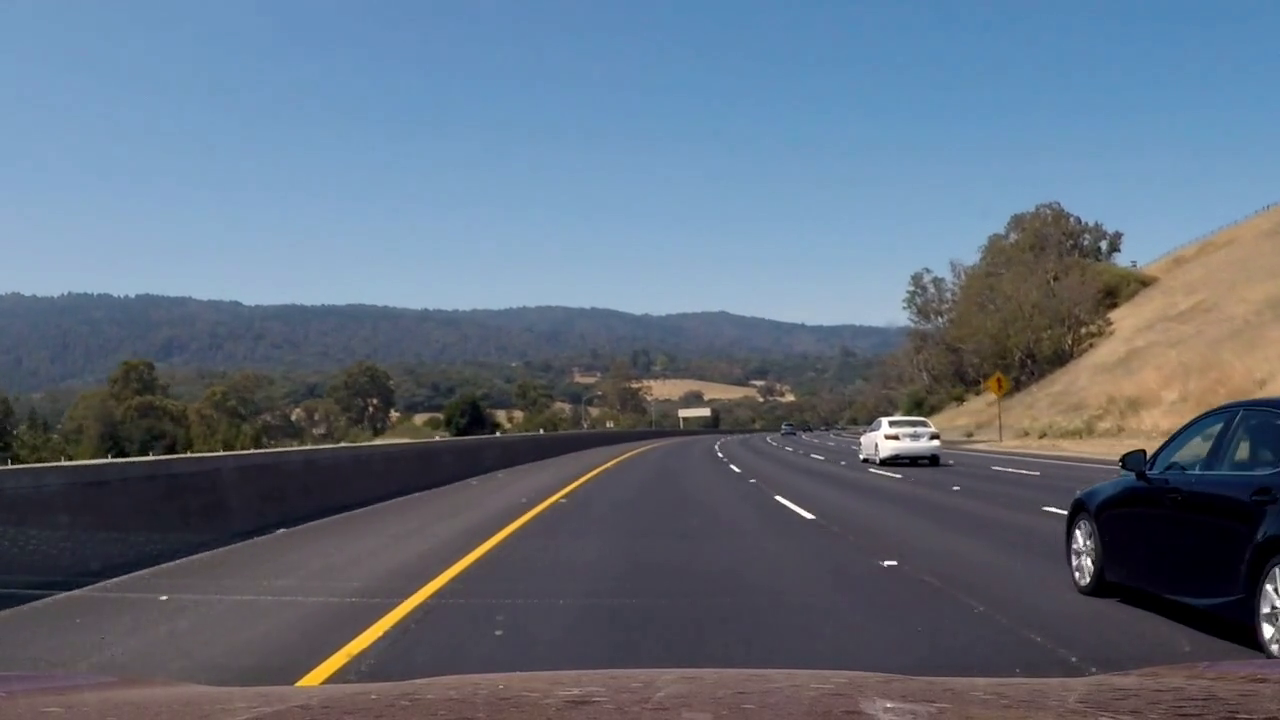
#> input picture test_images/video_images/54.png, 1280 x 720 px
$ python -i binary_image.py   (imports and definitions only)   (older library calls are emulated)
#> lines starting #> are read from the running program, lines starting #| are printed output that depends on the picture; after the words box and inside, x2 and y2 are one past the last pixel; in counts of white or black regions, pixels touching at a corner belong together
#> further down, picture is the input picture: shape (720, 1280, 3); mean B, G, R 125.4, 109.4, 97.1
import cv2
import numpy as np

class BinaryImage:
    ''' build a binary image from input image which is best for lane detecction'''
    def __init__(self, image, kernel=5, grad_thresh=(0, 255),
                 sat_thresh=(0, 255), light_thresh=(0, 255), jet_thresh=200,
                 mag_thresh=(0, 255), dir_thresh=(0, np.pi/2)):
#> called with kernel = 5, grad_thresh = (0, 255), sat_thresh = (0, 255), light_thresh = (0, 255), jet_thresh = 200, mag_thresh = (0, 255), dir_thresh = (0, 1.57)
        image = cv2.bilateralFilter(image, kernel*2, 60, 120)
        self.image = cv2.cvtColor(image, cv2.COLOR_BGR2HLS)
#> self.image: shape (720, 1280, 3); mean of channels 0, 1, 2 95.6, 110.9, 66.5
        self.s_channel = self.image[:, :, 2]
        self.l_channel = self.image[:, :, 1]
        self.gray = cv2.cvtColor(self.image, cv2.COLOR_BGR2GRAY)
        self.jet_color = cv2.applyColorMap(self.gray, cv2.COLORMAP_JET)
        self.jet_color = self.jet_color[:, :, 2]
#> self.jet_color: shape (720, 1280)
        self.abs_sobelx = None
        self.abs_sobely = None
        self.scaled_sobelx = None
        self.scaled_sobely = None
        self._compute_sobel(kernel)
        self.vote_binary = np.zeros_like(self.gray)
        self.grad_binary = self._abs_sobel_thresh(grad_thresh, light_thresh)
        self.color_binary = self._color_thresh(sat_thresh, light_thresh, jet_thresh)
        self.mag_binary = self._mag_thresh(mag_thresh, light_thresh)
        self.dir_binary = self._dir_thresh(dir_thresh, light_thresh)

    def _compute_sobel(self, kernel):
#> called with kernel = 5
        sobelx = cv2.Sobel(self.gray, cv2.CV_64F, 1, 0, ksize=kernel)
        self.abs_sobelx = np.absolute(sobelx)
        self.scaled_sobelx = np.uint8(255*self.abs_sobelx/np.max(self.abs_sobelx))
        sobely = cv2.Sobel(self.gray, cv2.CV_64F, 0, 1, ksize=kernel)
        self.abs_sobely = np.absolute(sobely)
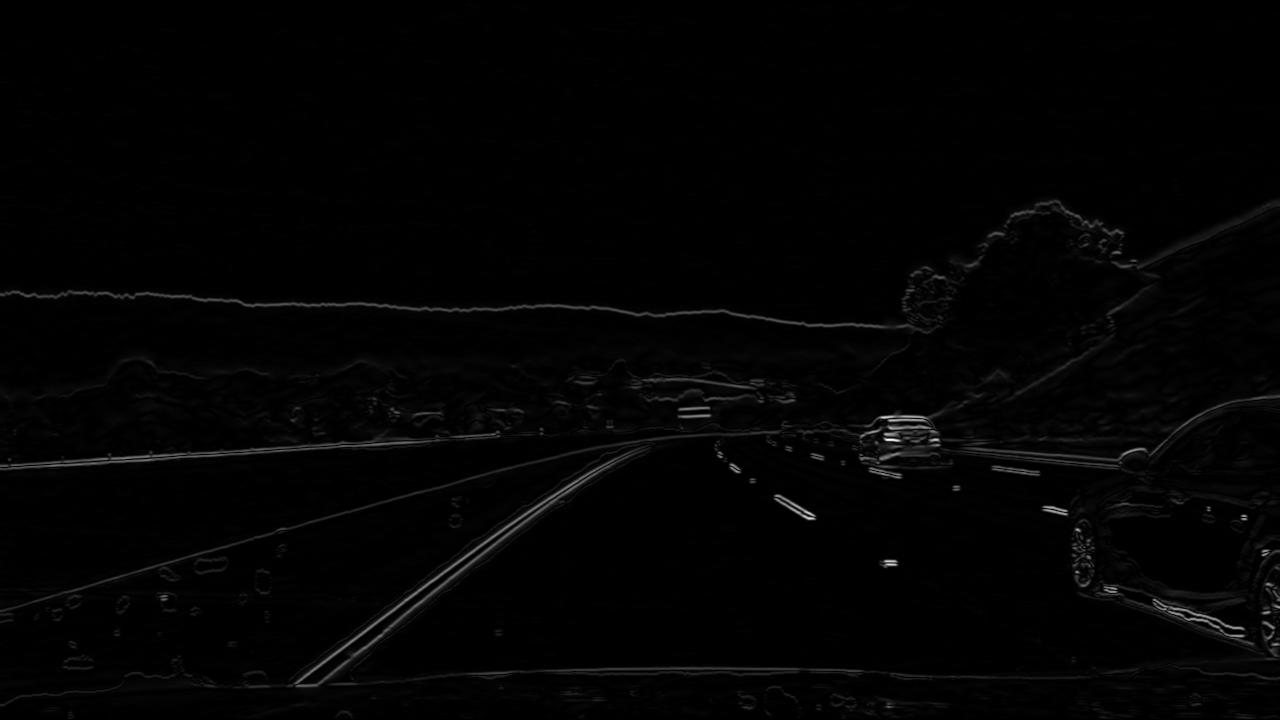
#> self.abs_sobely: shape (720, 1280) float64; min 0, max 7794, mean 105.3; drawn with min black and max white
        self.scaled_sobely = np.uint8(255*self.abs_sobely/np.max(self.abs_sobely))

    def _color_thresh(self, sat_thresh, light_thresh, jet_thresh):
        color_binary = np.zeros_like(self.s_channel)
        cond = (((self.s_channel >= sat_thresh[0]) & (self.s_channel <= sat_thresh[1]) &
                 (self.l_channel >= light_thresh[0]) & (self.l_channel <= light_thresh[1])) |
                (self.jet_color >= jet_thresh))
        color_binary[cond] = 1
        self.vote_binary[cond] += 2
        return color_binary

    def _abs_sobel_thresh(self, thresh, light_thresh):
#> called with thresh = (0, 255), light_thresh = (0, 255)
        grad_binary = np.zeros_like(self.scaled_sobelx)
        cond = ((self.scaled_sobelx >= thresh[0]) & (self.scaled_sobelx <= thresh[1]))
#> cond: shape (720, 1280) bool; every value is 1
        grad_binary[cond] = 1
        self.vote_binary[cond] += 2
#> self.vote_binary: shape (720, 1280); every value is 2
#> in _color_thresh, `self.vote_binary[cond] += 2`: self.vote_binary: shape (720, 1280); every value is 4
        return grad_binary

    def _mag_thresh(self, thresh, light_thresh):
#> called with thresh = (0, 255), light_thresh = (0, 255)
        mag = np.sqrt(self.abs_sobelx*self.abs_sobelx + self.abs_sobely*self.abs_sobely)
        scaled_mag = np.int8(255.0*mag/np.max(mag))
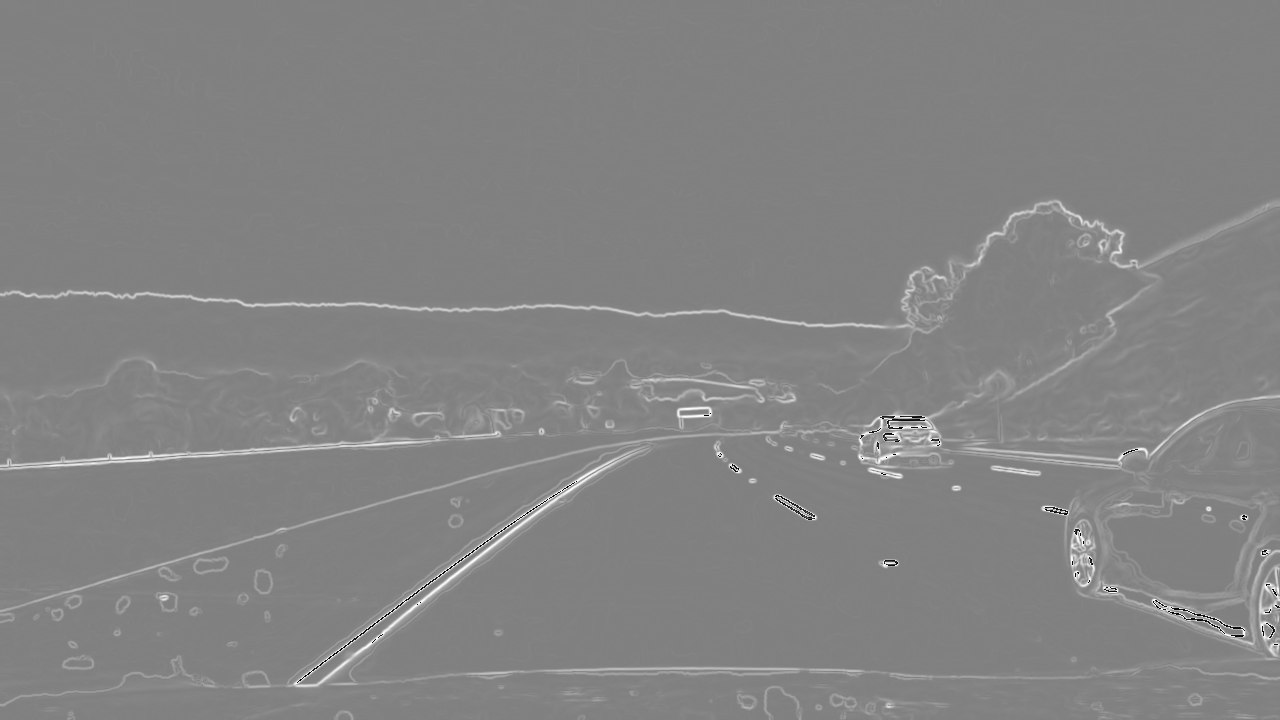
#> scaled_mag: shape (720, 1280) int8; min -128, max 127, mean 3.5; drawn with min black and max white
        mag_binary = np.zeros_like(scaled_mag)
        cond = ((scaled_mag >= thresh[0]) & (scaled_mag <= thresh[1]))
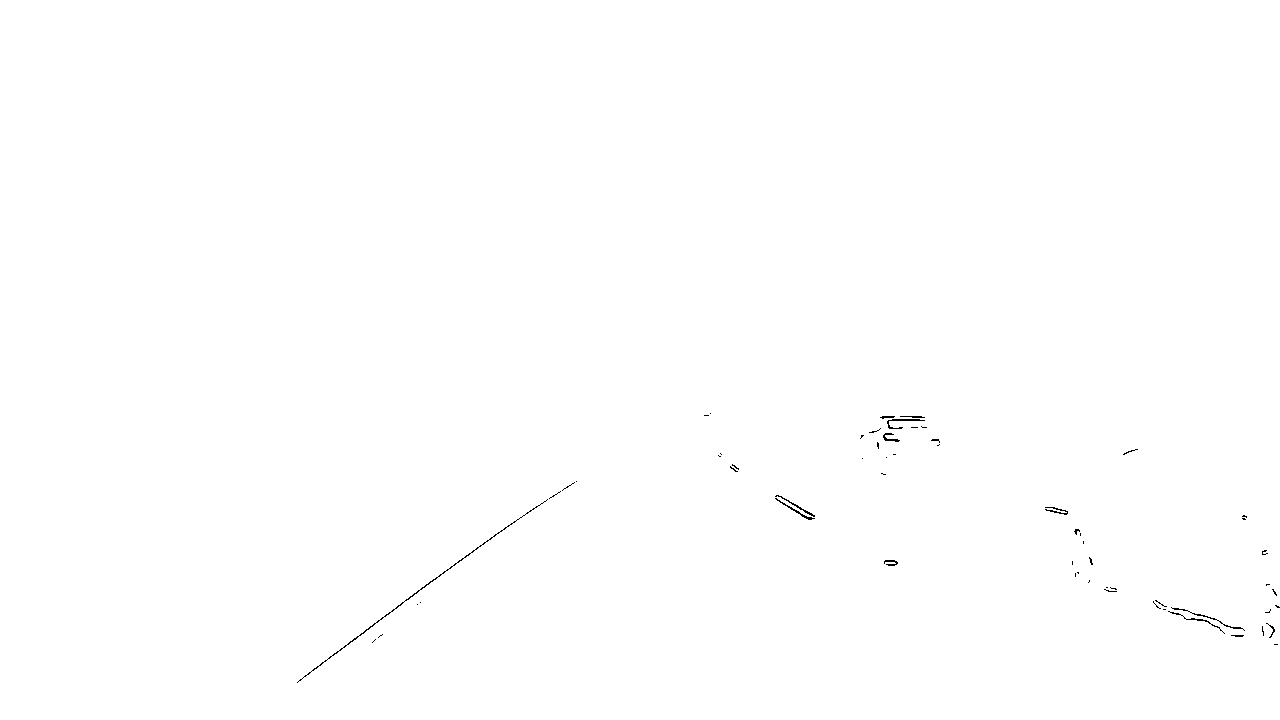
#> cond: shape (720, 1280) bool; 99.8% white; black in thin lines or dots, all inside (x1, y1, x2, y2) = (297, 413, 1280, 683)
        mag_binary[cond] = 1
        self.vote_binary[cond] += 1
        return mag_binary

    def _dir_thresh(self, thresh, light_thresh):
#> called with thresh = (0, 1.57), light_thresh = (0, 255)
        direction = np.arctan2(self.abs_sobely, self.abs_sobelx)
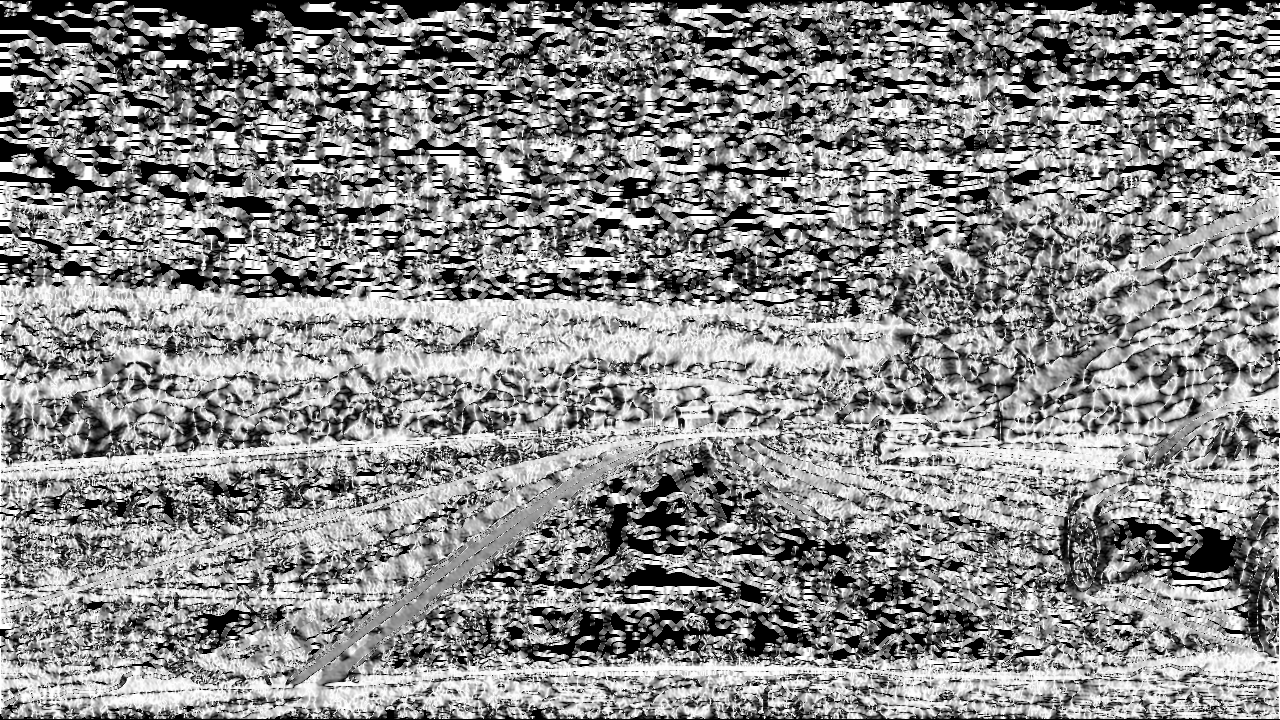
#> direction: shape (720, 1280) float64; min 0, max 1.57, mean 0.856; drawn with min black and max white
        dir_binary = np.zeros_like(direction)
        cond = ((direction >= thresh[0]) & (direction <= thresh[1]))
        dir_binary[cond] = 1
        self.vote_binary[cond] += 1
        return dir_binary

    def get(self):
        ''' returns binary representation of an input image '''
        img_binary = np.zeros_like(self.gray)
        cond1 = (self.color_binary == 1) | \
               ((self.grad_binary == 1) | ((self.dir_binary == 1) & (self.mag_binary == 1)))
        cond2 = (self.vote_binary > 2)
        img_binary[cond2] = 1
        return img_binary*255

>>> import cv2
>>> picture = cv2.imread('../test_images/video_images/54.png')
>>> result = BinaryImage(picture).get()
#> result: shape (720, 1280); every value is 255
